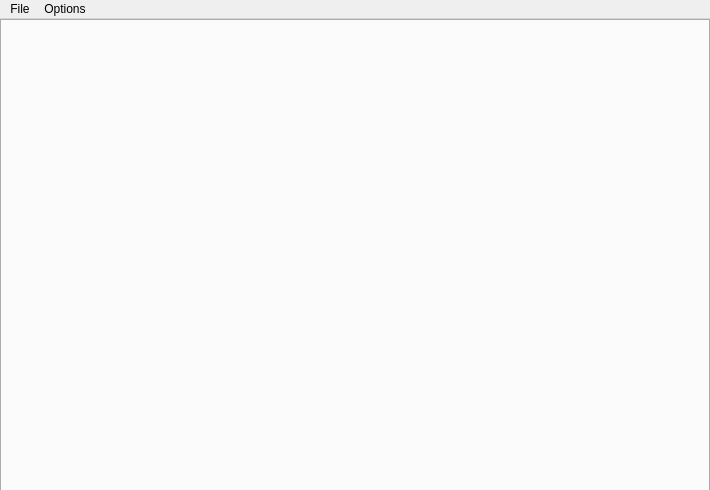
<?xml version="1.0" encoding="UTF-8"?>
<ui version="4.0">
 <class>MainWindow</class>
 <widget class="QMainWindow" name="MainWindow">
  <property name="geometry">
   <rect>
    <x>0</x>
    <y>0</y>
    <width>710</width>
    <height>490</height>
   </rect>
  </property>
  <property name="windowTitle">
   <string>OctaChainer</string>
  </property>
  <property name="autoFillBackground">
   <bool>false</bool>
  </property>
  <property name="styleSheet">
   <string notr="true"/>
  </property>
  <widget class="QWidget" name="centralWidget">
   <widget class="QTabWidget" name="tabWidget">
    <property name="enabled">
     <bool>true</bool>
    </property>
    <property name="geometry">
     <rect>
      <x>0</x>
      <y>0</y>
      <width>710</width>
      <height>520</height>
     </rect>
    </property>
    <property name="currentIndex">
     <number>-1</number>
    </property>
   </widget>
  </widget>
  <widget class="QMenuBar" name="menuBar">
   <property name="geometry">
    <rect>
     <x>0</x>
     <y>0</y>
     <width>710</width>
     <height>22</height>
    </rect>
   </property>
   <widget class="QMenu" name="menuFile">
    <property name="title">
     <string>File</string>
    </property>
    <addaction name="actionNew"/>
    <addaction name="openProject"/>
    <addaction name="actionSave"/>
   </widget>
   <widget class="QMenu" name="menuOptions">
    <property name="title">
     <string>Options</string>
    </property>
    <addaction name="actionSet_projects_default_path"/>
    <addaction name="menuAudioPath"/>
    <addaction name="actionSet_output_default_path"/>
    <addaction name="separator"/>
    <addaction name="actionAbout"/>
   </widget>
   <addaction name="menuFile"/>
   <addaction name="menuOptions"/>
  </widget>
  <action name="openProject">
   <property name="text">
    <string>Open project</string>
   </property>
   <property name="shortcut">
    <string>Meta+O</string>
   </property>
  </action>
  <action name="actionSave">
   <property name="text">
    <string>Save project</string>
   </property>
   <property name="shortcut">
    <string>Meta+S</string>
   </property>
  </action>
  <action name="actionOpen_wav">
   <property name="text">
    <string>Add wav</string>
   </property>
  </action>
  <action name="actionExport_audio">
   <property name="text">
    <string>Export wav</string>
   </property>
  </action>
  <action name="actionNew">
   <property name="text">
    <string>New</string>
   </property>
   <property name="shortcut">
    <string>Meta+N</string>
   </property>
  </action>
  <action name="actionAbout">
   <property name="text">
    <string>About</string>
   </property>
  </action>
  <action name="menuAudioPath">
   <property name="text">
    <string>Set audiosource default path</string>
   </property>
  </action>
  <action name="actionSet_projects_default_path">
   <property name="text">
    <string>Set projects default path</string>
   </property>
  </action>
  <action name="actionSet_output_default_path">
   <property name="text">
    <string>Set output default path</string>
   </property>
  </action>
 </widget>
 <layoutdefault spacing="6" margin="11"/>
 <resources/>
 <connections/>
</ui>
